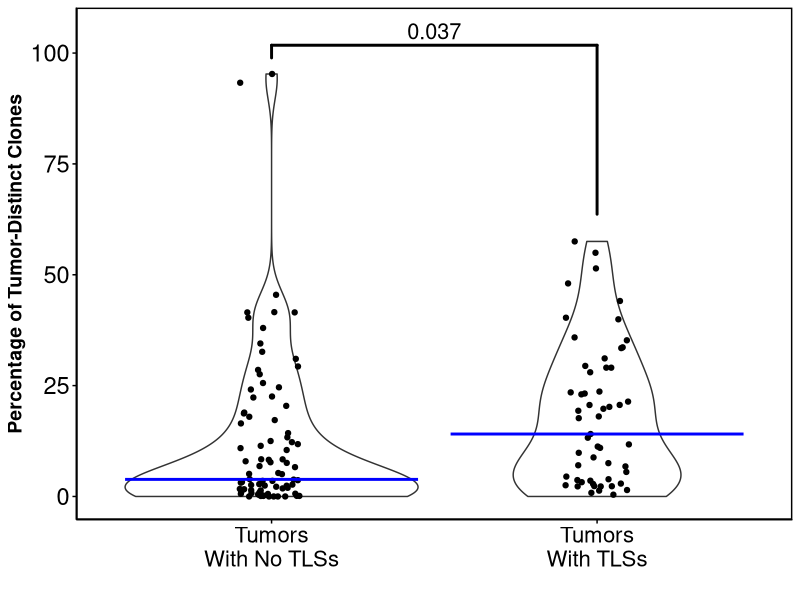

Source code (R):
#################################################################
# Figure 7D
#################################################################
# Load libraries

library(ggplot2)
library(ggsignif)
set.seed(1)



#################################################################
# Load data

# Supplemental Dataset 1
supp1 <- readxl::read_xlsx("Supplemental_Dataset_1.xlsx", sheet = 1)

# Supplemental Dataset 8
supp8 <- read.csv("Supplemental_Dataset_8.csv", header = T)


#################################################################
# Arrange data for plot

# Collect necessary data
data <- data.frame(PatientID = supp1$Public_Patient_ID,
                   TLS = supp1$TLS,
                   TLS_Met = supp1$TLS_Met)
data$PercentTumorDistinctClones <- supp8$Percent.Tumor.Distinct.Clones[match(data$PatientID,supp8$Public_Patient_ID)]
data <- data[!(is.na(data$PercentTumorDistinctClones)),]

data$group[data$TLS=="N" | data$TLS_Met=="N"] = "Tumors\nWith No TLSs"
data$group[data$TLS=="Y" | data$TLS_Met=="Y"] = "Tumors\nWith TLSs"
data <- data[!(is.na(data$group)),]



# Run t-test manually
t.test(x = data$PercentTumorDistinctClones[data$group=="Tumors\nWith No TLSs"],
       y = data$PercentTumorDistinctClones[data$group=="Tumors\nWith TLSs"],
       alternative = "two.sided")



#################################################################
# Plot data

pdf(height = 5.1, width = 5.0, file = "PctTumorDistinctClones_vs_TLS.pdf")
ggplot(data, aes(x = group, y = PercentTumorDistinctClones)) +
    geom_violin() +
    geom_jitter(width = 0.1) +
    ylab("Percentage of Tumor-Distinct Clones") +
    xlab("") +
    stat_summary(fun=median, geom="crossbar" , linewidth = 0.4, color = "blue") + 
    theme(panel.grid.major = element_blank(),
          panel.grid.minor = element_blank(),
          panel.background = element_blank(),
          axis.line = element_line(color = "black"),
          axis.ticks = element_line(color = "black"),
          axis.title.x = element_text(color = "black",size = 13),
          axis.title.y = element_text(color = "black", size = 14, face = "bold"),
          axis.text.x = element_text(color = "black", size = 16),
          axis.text.y = element_text(color = "black", size = 17),
          panel.border = element_rect(colour = "black", fill=NA, linewidth=1)) +
    ylim(0,105) +
    geom_signif(comparisons = list(c("Tumors\nWith No TLSs", "Tumors\nWith TLSs")),
                tip_length = c(0.03,0.4),
                size = 1,
                y_position = 97,
                textsize = 5.5,
                vjust = -0.05,
                test = "t.test")
dev.off()
